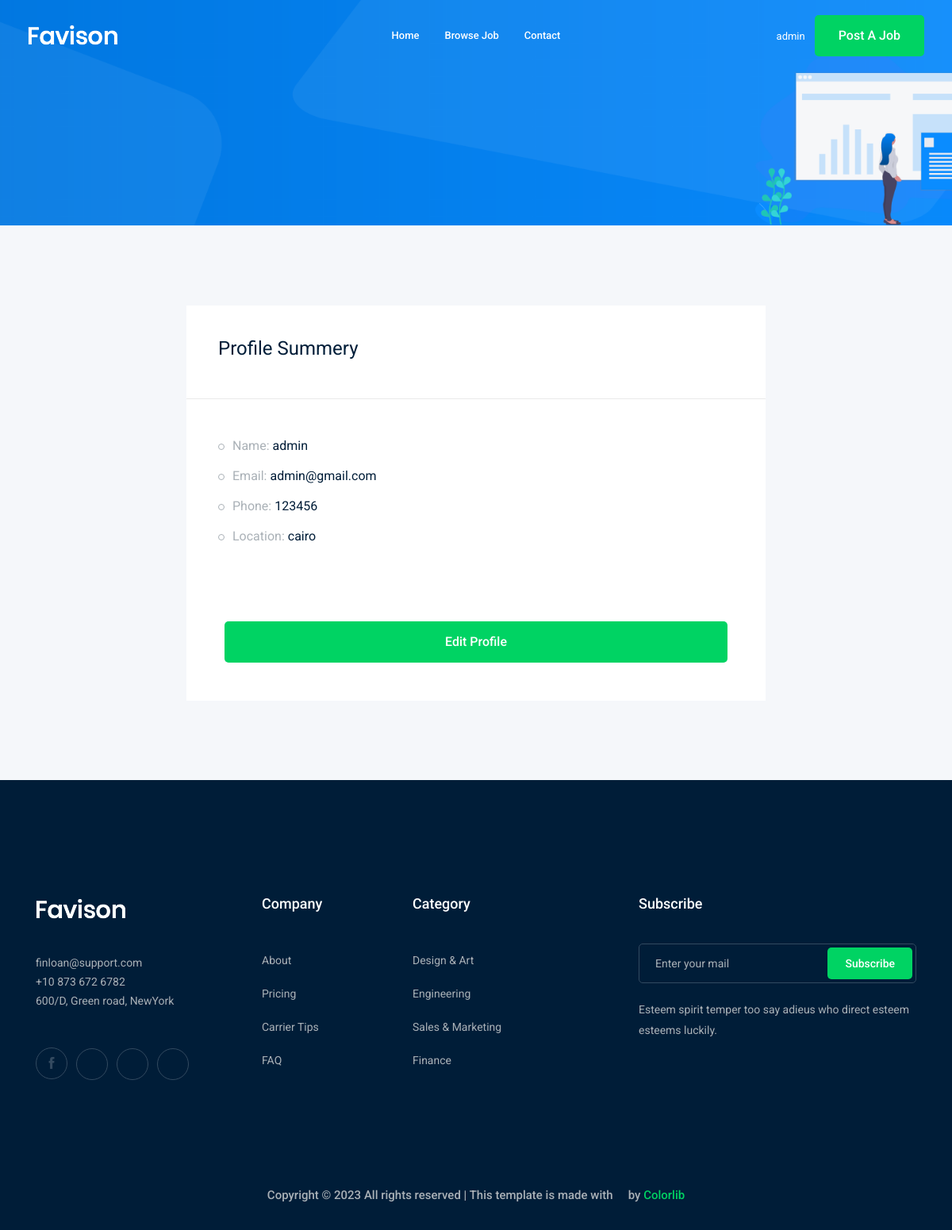
The app's page /accounts/profile (signed in) with its own data.
### accounts/models.py (models this page shows)
class Profile(models.Model):
    user = models.OneToOneField(User, on_delete=models.CASCADE)
    phone_number = models.CharField(max_length=15)
    image = models.ImageField(upload_to='profile/')
    city = models.ForeignKey('City', related_name='user_city', on_delete=models.CASCADE, blank= True, null=True)
    def __str__(self) -> str:
        return str(self.user)

class City(models.Model):
    name = models.CharField(max_length=30)
    def __str__(self) -> str:
        return (self.name)

### accounts/views.py (the view)
# urls.py: path('profile', views.profile, name='profile'),
def profile(request):
    profile = Profile.objects.get(user = request.user)
    return render(request, 'accounts/profile.html', {'profile': profile})

### accounts/templates/accounts/profile.html (shortened to what this page needs)
{% extends 'base.html' %} {% load bootstrap4 %} {% block body %}
<div class="bradcam_area bradcam_bg_1">
  <div class="container">
    <div class="row">
      <div class="col-xl-12">
      </div>
    </div>
  </div>
</div>
<div class="job_details_area">
  <div class="container">
    <div class="row">
      <div class="col-lg-8 mx-auto ">
        <div class="job_sumary">
          <div class="summery_header">
            <h3>Profile Summery</h3>
          </div>
          <div class="job_content">
            <ul>
              <li>
                Name:
                <span>{{profile}}</span>
              </li>
              <li>Email: <span>{{profile.user.email}}</span></li>
              <li>Phone: <span>{{profile.phone_number}}</span></li>
              <li>Location: <span>{{profile.city}}</span></li>
            </ul>
          </div>
          <div class="p-5">
            <a href="{% url 'accounts:profile_edit' %}" class="boxed-btn3 w-100">Edit Profile</a>
          </div>
        </div>
      </div>
    </div>
  </div>
</div>
{% endblock body %}

### templates/base.html (shortened to what this page needs)
{% load static %}
<!DOCTYPE html>
<html class="no-js" lang="zxx">
  <head>
    <link rel="stylesheet" href="{% static 'css/bootstrap.min.css' %} " />
    <link rel="stylesheet" href="{% static 'css/owl.carousel.min.css' %}" />
    <link rel="stylesheet" href="{% static 'css/magnific-popup.css' %}" />
    <link rel="stylesheet" href="{% static 'css/font-awesome.min.css' %}" />
    <link rel="stylesheet" href="{% static 'css/themify-icons.css' %}" />
    <link rel="stylesheet" href="{% static 'css/nice-select.css' %}" />
    <link rel="stylesheet" href="{% static 'css/flaticon.css' %}" />
    <link rel="stylesheet" href="{% static 'css/jquery-ui.css' %}" />
    <link rel="stylesheet" href="{% static 'css/gijgo.css' %}" />
    <link rel="stylesheet" href="{% static 'css/animate.min.css' %}" />
    <link rel="stylesheet" href="{% static 'css/slicknav.css' %}" />
    <link rel="stylesheet" href="{% static 'css/style.css' %}" />
  </head>
  <body>
    <header>
      <div class="header-area">
        <div id="sticky-header" class="main-header-area">
          <div class="container-fluid">
            <div class="header_bottom_border">
              <div class="row align-items-center">
                <div class="col-xl-3 col-lg-2">
                  <div class="logo">
                    <a href="index.html">
                      <img src="img/logo.png" alt="" />
                    </a>
                  </div>
                </div>
                <div class="col-xl-6 col-lg-7">
                  <div class="main-menu d-none d-lg-block">
                    <nav>
                      <ul id="navigation">
                        <li><a href="/">home</a></li>
                        <li><a href="{% url 'jobs:job_list' %}">Browse Job</a></li>
                        <li><a href="{% url 'contact:contact' %}">Contact</a></li>
                      </ul>
                    </nav>
                  </div>
                </div>
                <div class="col-xl-3 col-lg-3 d-none d-lg-block">
                  <div class="Appointment">
                    {% if request.user.is_authenticated %}
                    <div class="phone_num d-none d-xl-block">
                      <a href="{% url 'accounts:profile' %}">{{profile}}</a>
                    </div>
                    {% else %}
                    <div class="phone_num d-none d-xl-block">
                      <a href="{% url 'login' %}">Log in</a>
                    </div>
                    {% endif %}
                    <div class="d-none d-lg-block">
                      <a class="boxed-btn3" href="{% url 'jobs:add_job' %}">Post a Job</a>
                    </div>
                  </div>
                </div>
                <div class="col-12">
                </div>
              </div>
            </div>
          </div>
        </div>
      </div>
    </header>
    {% block body %} {% endblock body %}
    <footer class="footer">
      <div class="footer_top">
        <div class="container">
          <div class="row">
            <div class="col-xl-3 col-md-6 col-lg-3">
              <div
                class="footer_widget wow fadeInUp"
                data-wow-duration="1s"
                data-wow-delay=".3s"
              >
                <div class="footer_logo">
                  <a href="#">
                    <img src="img/logo.png" alt="" />
                  </a>
                </div>
                <p>
                  finloan@support.com <br />
                  +10 873 672 6782 <br />
                  600/D, Green road, NewYork
                </p>
                <div class="socail_links">
                  <ul>
                    <li>
                      <a href="#">
                        <i class="ti-facebook"></i>
                      </a>
                    </li>
                    <li>
                      <a href="#">
                        <i class="fa fa-google-plus"></i>
                      </a>
                    </li>
                    <li>
                      <a href="#">
                        <i class="fa fa-twitter"></i>
                      </a>
                    </li>
                    <li>
                      <a href="#">
                        <i class="fa fa-instagram"></i>
                      </a>
                    </li>
                  </ul>
                </div>
              </div>
            </div>
            <div class="col-xl-2 col-md-6 col-lg-2">
              <div
                class="footer_widget wow fadeInUp"
                data-wow-duration="1.1s"
                data-wow-delay=".4s"
              >
                <h3 class="footer_title">Company</h3>
                <ul>
                  <li><a href="#">About </a></li>
                  <li><a href="#"> Pricing</a></li>
                  <li><a href="#">Carrier Tips</a></li>
                  <li><a href="#">FAQ</a></li>
                </ul>
              </div>
            </div>
            <div class="col-xl-3 col-md-6 col-lg-3">
              <div
                class="footer_widget wow fadeInUp"
                data-wow-duration="1.2s"
                data-wow-delay=".5s"
              >
                <h3 class="footer_title">Category</h3>
                <ul>
                  <li><a href="#">Design & Art</a></li>
                  <li><a href="#">Engineering</a></li>
                  <li><a href="#">Sales & Marketing</a></li>
                  <li><a href="#">Finance</a></li>
                </ul>
              </div>
            </div>
            <div class="col-xl-4 col-md-6 col-lg-4">
              <div
                class="footer_widget wow fadeInUp"
                data-wow-duration="1.3s"
                data-wow-delay=".6s"
              >
                <h3 class="footer_title">Subscribe</h3>
                <form action="#" class="newsletter_form">
                  <input type="text" placeholder="Enter your mail" />
                  <button type="submit">Subscribe</button>
                </form>
                <p class="newsletter_text">
                  Esteem spirit temper too say adieus who direct esteem esteems
                  luckily.
                </p>
              </div>
            </div>
          </div>
        </div>
      </div>
      <div
        class="copy-right_text wow fadeInUp"
        data-wow-duration="1.4s"
        data-wow-delay=".3s"
      >
        <div class="container">
          <div class="row">
            <div class="col-xl-12">
              <p class="copy_right text-center">
                Copyright &copy;
                All rights reserved | This template is made with
                <i class="fa fa-heart-o" aria-hidden="true"></i> by
                <a href="https://colorlib.com" target="_blank">Colorlib</a>
              </p>
            </div>
          </div>
        </div>
      </div>
    </footer>
  </body>
</html>

### records on screen
Profile: user.username "admin", user.email "admin@gmail.com", phone_number "123456", city "cairo"
